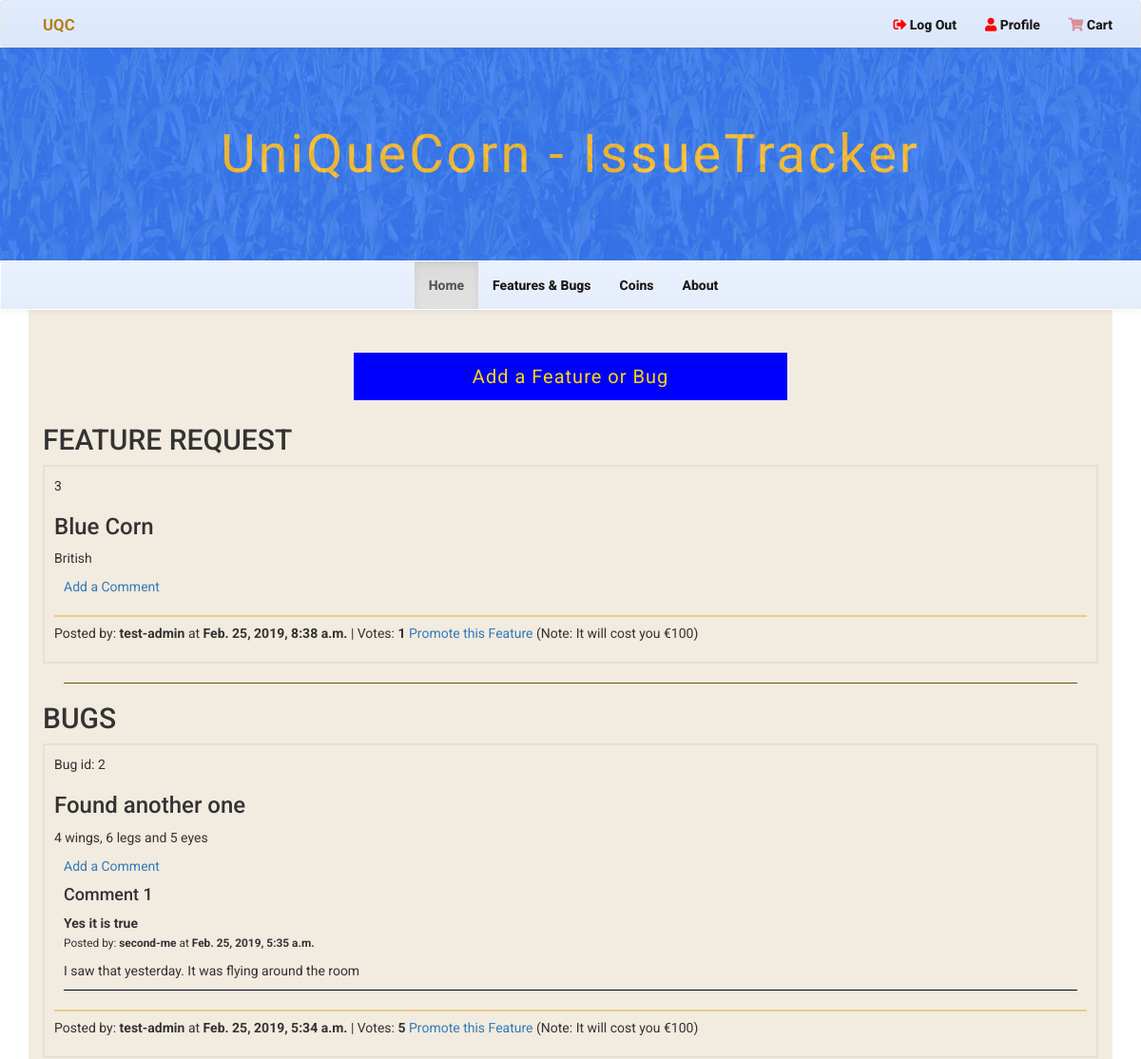
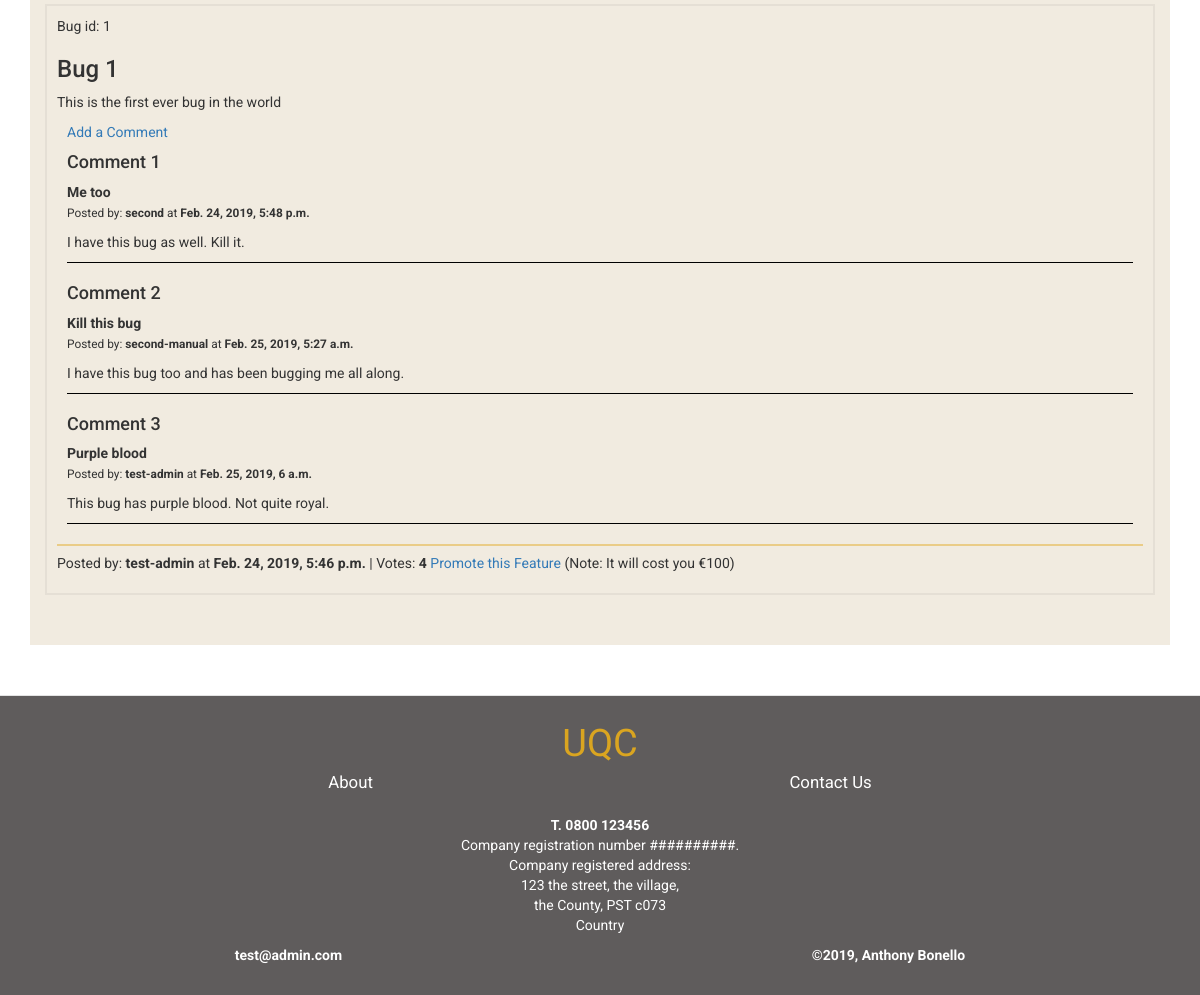
The page /issues/1 (signed in) on the database its author committed (2 pictures, top to bottom).
### issuetracker/models.py (models this page shows, shortened)
class Issue(models.Model):
    suggestion_choices = ((True, 'Feature'), (False, 'Bug Fix'))
    is_feature = models.BooleanField(blank=False, default=False, choices=suggestion_choices)
    title = models.CharField(max_length=100, blank=False)
    description = models.TextField()
    posted_by = models.CharField(max_length=50)
    votes = models.IntegerField(default=0)
    date_time = models.DateTimeField(auto_now_add=True)
    class Meta:
        verbose_name_plural = "Issues"

class IssueComment(models.Model):
    issue = models.ForeignKey(Issue, on_delete=models.CASCADE, related_name='comment')
    subject = models.CharField(max_length=100, blank=False)
    comment = models.TextField()
    posted_by = models.CharField(max_length=50)
    date_time = models.DateTimeField(auto_now_add=True)

### issuetracker/views.py (the view)
# urls.py: url(r'^issues/', include(issuetracker_urls)),
@login_required()
def issues(request):
    allIssues = Issue.objects.all()
    feature_count = 0
    bug_count = 0
    for each in allIssues:
        if each.is_feature:
            feature_count += 1
        else:
            bug_count += 1
    return render(request, "issue_tracker.html", {'issues': allIssues, 'feature_count': feature_count, "bug_count": bug_count})

### cart/contexts.py (called while the page is built)
def cart_contents(request):
    cart = request.session.get('cart', {})
    cart_items = []
    total = 0
    product_count = 0
    for id, quantity in cart.items():
        product = get_object_or_404(Product, pk=id)
        total += quantity * product.price
        product_count += quantity
        cart_items.append({'id': id, 'quantity': quantity, 'product': product})
    return {'cart_items': cart_items, 'total': total, 'product_count': product_count}

### issuetracker/templates/issue_tracker.html (shortened to what this page needs)
{% extends "base.html" %}
{% block showcase %}
<div class="main-title">
    <div class="color-cover"></div>
    <div class="title">
        <h1>UniQueCorn - IssueTracker</h1>
    </div>
</div>
{% endblock showcase %}
{% block content %}
    <a id="link-add-issue" href="{% url 'add-issue' %}">Add a Feature or Bug</a>
    {% if feature_count == 1 %}
    <h2> FEATURE REQUEST </h2>
    {% else %}
    <h2> FEATURE REQUESTS </h2>
    {% endif %}
    {% if feature_count == 0 %}
        <p>No features to display</p>
    {% else %}
        {% for each in issues reversed %}
            {% if each.is_feature %}
                <div class="issue-item">
                    <p> {{ each.id }}
                    </p>
                    <h3> {{ each.title }}</h3>
                    <p> {{ each.description }}</p>
                    <div class="comments-list">
                        <a id="link-add-comment" href="{% url 'add-comment' %}">Add a Comment</a>
                    </div>
                    <hr class="hr-light">
                    <p>
                    Posted by: <strong>{{ each.posted_by }}</strong>
                        at <strong>{{ each.date_time}}</strong> | Votes: <strong>{{ each.votes }}</strong>
                        <a class="vote-link" href="{% url 'vote' issue_id=each.id %}">Promote this Feature</a> (Note: It will cost you €100)
                    </p>
                </div>
            {% endif %}
        {% endfor %}
    {% endif %}
    <hr>
    {% if bug_count == 1 %}
        <h2> BUG </h2>
    {% else %}
        <h2> BUGS </h2>
    {% endif %}
    {% if bug_count == 0 %}
    <p>No bugs to display</p>
    {% else %}
        {% for each in issues reversed %}
            {% if not each.is_feature %}
                <div class="issue-item">
                    <p>Bug id: {{ each.id }}
                    </p>
                    <h3> {{ each.title }}</h3>
                    <p> {{ each.description }}</p>
                    <div class="comments-list">
                        <a id="link-add-comment" href="{% url 'add-comment' %}">Add a Comment</a>
                        {% for item in each.comment.all %}
                            <div class="comment-item">
                                <h4>Comment {{ forloop.counter }}</h4>
                                <p class="comment-subject"><strong>{{item.subject}}</strong></p>
                                <p><small>Posted by: <strong>{{ item.posted_by }}</strong> at <strong>{{ item.date_time}}</strong></small></p>
                                <p>{{item.comment}}</p>
                            </div>
                        {% endfor %}
                    </div>
                    <hr class="hr-light">
                    <p> Posted by: <strong>{{ each.posted_by }}</strong> at <strong>{{ each.date_time}}</strong> | Votes: <strong>{{ each.votes }}</strong> <a class="vote-link" href="{% url 'vote' issue_id=each.id %}">Promote this Feature</a> (Note: It will cost you €100)</p>
                </div>
            {% endif %}
        {% endfor %}
    {% endif %}
    {% endblock %}

### static/css/styles.css (style rules this page uses)
body { font-family: 'Roboto', sans-serif; }

### rows shown on the page
Issue: id "3", title "Blue Corn", description "British", posted_by "test-admin", date_time "Feb. 25, 2019, 8:38 a.m.", votes "1"
Issue: id "2", title "Found another one", description "4 wings, 6 legs and 5 eyes", posted_by "test-admin", date_time "Feb. 25, 2019, 5:34 a.m.", votes "5"
IssueComment: subject "Yes it is true", posted_by "second-me", date_time "Feb. 25, 2019, 5:35 a.m.", comment "I saw that yesterday. It was flying around the room"
Issue: id "1", title "Bug 1", description "This is the first ever bug in the world", posted_by "test-admin", date_time "Feb. 24, 2019, 5:46 p.m.", votes "4"
IssueComment: subject "Me too", posted_by "second", date_time "Feb. 24, 2019, 5:48 p.m.", comment "I have this bug as well. Kill it."
IssueComment: subject "Kill this bug", posted_by "second-manual", date_time "Feb. 25, 2019, 5:27 a.m.", comment "I have this bug too and has been bugging me all along."
IssueComment: subject "Purple blood", posted_by "test-admin", date_time "Feb. 25, 2019, 6 a.m.", comment "This bug has purple blood. Not quite royal."
